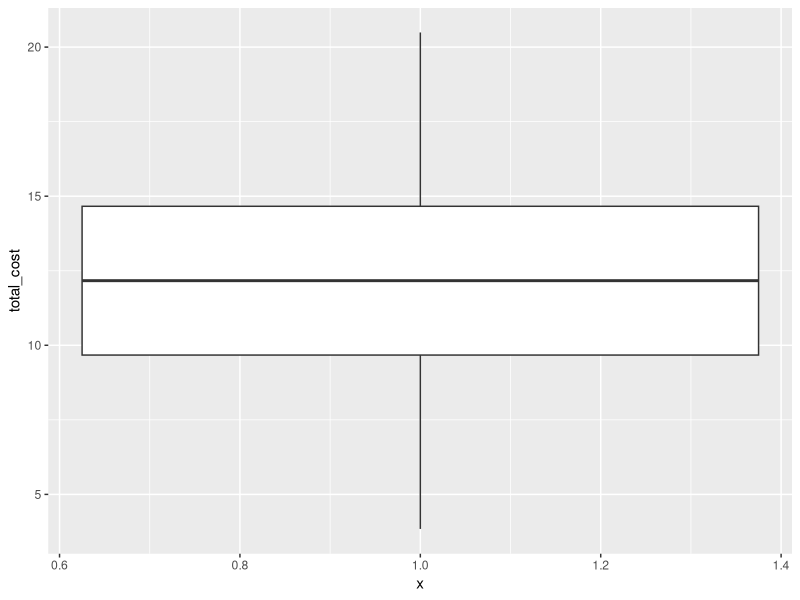

The R script that drew this image:
# TODO: This script aims to build the graph to illustrate the location costs.
# 
# Author: Lucas Venezian Povoa
###############################################################################

setwd("/home/lucas/workspace/BPD4CD/analyzes/")

require("ggplot2")

costs <- read.csv("data/selection_costs.csv", sep = ",", header = F)

colnames(costs) <- 
		c("execution_cost", "monetary_cost", "privacy_cost", "total_cost", "location_selection", "cloud")

costs$location_selection <- strtoi(costs$location_selection, base = 2)

costs <- costs[costs$cloud == 1,]

costs$index <- 1:nrow(costs)

plot <- ggplot(costs, aes(x = 1, y = total_cost)) +
		geom_boxplot()

plot
cloud.pricing.model.rfit <- function(
		memory_in_gb,           # amount of RAM in GB
		ghz_by_core,            # frequency of each virtual core
		hard_disk_in_gb,        # amount of hard disk in GB
		number_of_virtual_cores # number of virtual cores
) {
	
	return(-2.4882e-01 + 1.3506e-02 * memory_in_gb + 7.2481e-02 * number_of_virtual_cores + 8.3593e-02 * ghz_by_core + 9.2282e-05 * hard_disk_in_gb)
}





